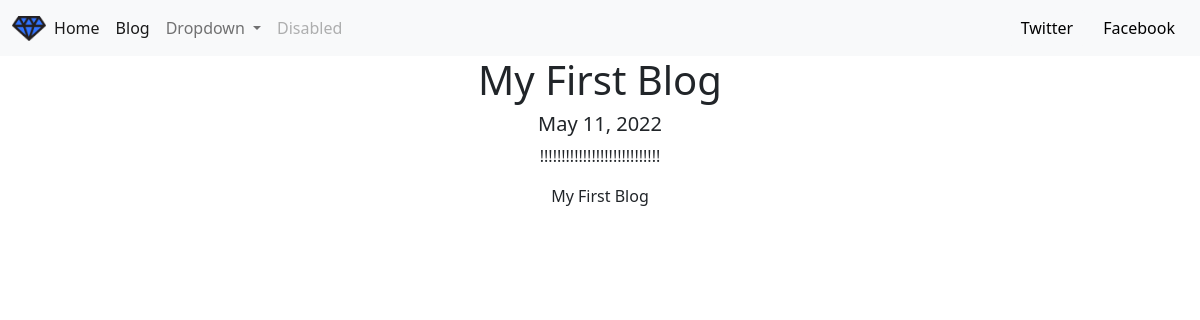
Page /blog/1/ on the committed database.
### blog/models.py (models this page shows, shortened)
class Blog(models.Model):
    title = models.CharField(max_length=100)
    date = models.DateField(auto_now_add=True)
    text = models.CharField(max_length= 255)
    url = models.URLField(blank=True)

### blog/views.py (the view)
# urls.py: path('<int:blog_id>/', views.detail, name = 'detail'),
def detail(request, blog_id):
    blog = get_object_or_404(Blog, pk=blog_id)
    return render(request, 'blog/detail.html', {"blog" : blog})

### blog/templates/blog/detail.html (shortened to what this page needs)
<!DOCTYPE html>
<html lang="en">
<head>
</head>
<body>
  {% extends 'portfolio/base.html' %}
  {% block content %}
  <h1>{{blog.title}}<h2>
  <h5>{{blog.date}}</h5>
  <p>{{blog.text|safe}}</p>
</body>
</html>
{% endblock %}

### rows in the picture
Blog: title "My First Blog", date "May 11, 2022", text "!!!!!!!!!!!!!!!!!!!!!!!!!!!!"
